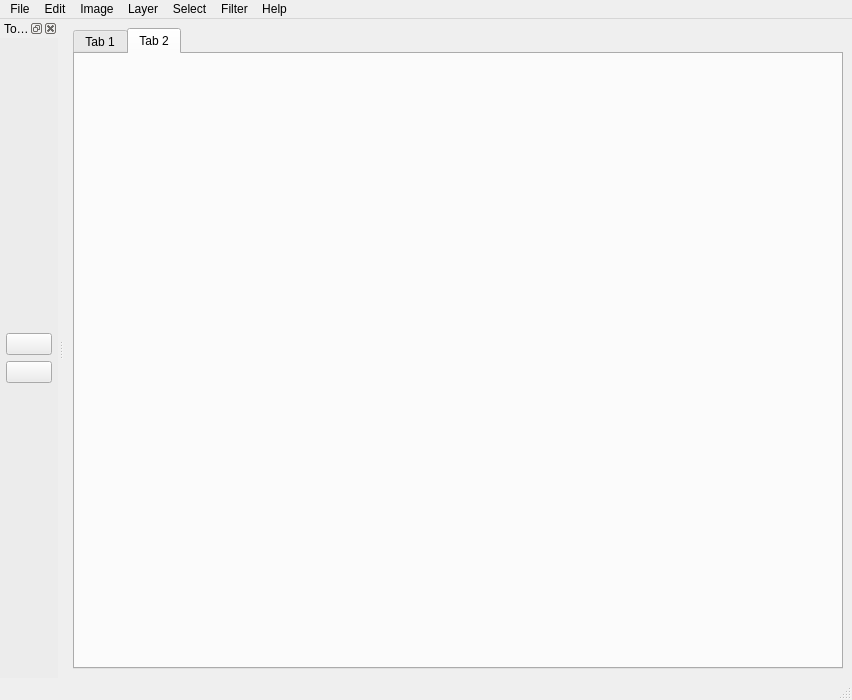
<?xml version="1.0" encoding="UTF-8"?>
<ui version="4.0">
 <class>MainWindow</class>
 <widget class="QMainWindow" name="MainWindow">
  <property name="geometry">
   <rect>
    <x>0</x>
    <y>0</y>
    <width>852</width>
    <height>700</height>
   </rect>
  </property>
  <property name="windowTitle">
   <string>NeoIMP 1.0.0</string>
  </property>
  <property name="documentMode">
   <bool>false</bool>
  </property>
  <widget class="QWidget" name="centralwidget">
   <layout class="QGridLayout" name="gridLayout_2">
    <item row="0" column="0">
     <widget class="QTabWidget" name="tabWidget">
      <property name="sizePolicy">
       <sizepolicy hsizetype="Expanding" vsizetype="Expanding">
        <horstretch>0</horstretch>
        <verstretch>0</verstretch>
       </sizepolicy>
      </property>
      <property name="maximumSize">
       <size>
        <width>16777215</width>
        <height>16777215</height>
       </size>
      </property>
      <property name="currentIndex">
       <number>1</number>
      </property>
      <widget class="QWidget" name="tab">
       <attribute name="title">
        <string>Tab 1</string>
       </attribute>
      </widget>
      <widget class="QWidget" name="tab_2">
       <attribute name="title">
        <string>Tab 2</string>
       </attribute>
      </widget>
     </widget>
    </item>
   </layout>
  </widget>
  <widget class="QMenuBar" name="menubar">
   <property name="geometry">
    <rect>
     <x>0</x>
     <y>0</y>
     <width>852</width>
     <height>22</height>
    </rect>
   </property>
   <widget class="QMenu" name="menuFile">
    <property name="title">
     <string>File</string>
    </property>
    <addaction name="action_New"/>
    <addaction name="action_Open"/>
    <addaction name="separator"/>
    <addaction name="actionE_xit"/>
   </widget>
   <widget class="QMenu" name="menuEdit">
    <property name="title">
     <string>Edit</string>
    </property>
   </widget>
   <widget class="QMenu" name="menuImage">
    <property name="title">
     <string>Image</string>
    </property>
   </widget>
   <widget class="QMenu" name="menuLayer">
    <property name="title">
     <string>Layer</string>
    </property>
   </widget>
   <widget class="QMenu" name="menuFilter">
    <property name="title">
     <string>Filter</string>
    </property>
   </widget>
   <widget class="QMenu" name="menuHelp">
    <property name="title">
     <string>Help</string>
    </property>
   </widget>
   <widget class="QMenu" name="menuSelect">
    <property name="title">
     <string>Select</string>
    </property>
   </widget>
   <addaction name="menuFile"/>
   <addaction name="menuEdit"/>
   <addaction name="menuImage"/>
   <addaction name="menuLayer"/>
   <addaction name="menuSelect"/>
   <addaction name="menuFilter"/>
   <addaction name="menuHelp"/>
  </widget>
  <widget class="QStatusBar" name="statusbar"/>
  <widget class="QDockWidget" name="Toolbar">
   <property name="sizePolicy">
    <sizepolicy hsizetype="Preferred" vsizetype="Minimum">
     <horstretch>0</horstretch>
     <verstretch>0</verstretch>
    </sizepolicy>
   </property>
   <property name="contextMenuPolicy">
    <enum>Qt::ActionsContextMenu</enum>
   </property>
   <property name="styleSheet">
    <string notr="true">background-color: rgb(236, 236, 236);</string>
   </property>
   <property name="floating">
    <bool>false</bool>
   </property>
   <property name="allowedAreas">
    <set>Qt::LeftDockWidgetArea|Qt::RightDockWidgetArea</set>
   </property>
   <property name="windowTitle">
    <string>Tools</string>
   </property>
   <attribute name="dockWidgetArea">
    <number>1</number>
   </attribute>
   <widget class="QWidget" name="ToolbarContents">
    <layout class="QGridLayout" name="gridLayout">
     <property name="leftMargin">
      <number>6</number>
     </property>
     <property name="topMargin">
      <number>6</number>
     </property>
     <property name="rightMargin">
      <number>6</number>
     </property>
     <property name="bottomMargin">
      <number>6</number>
     </property>
     <item row="0" column="1">
      <layout class="QGridLayout" name="gridLayout_3">
       <property name="verticalSpacing">
        <number>6</number>
       </property>
       <item row="0" column="0">
        <widget class="QPushButton" name="SelectButton">
         <property name="text">
          <string/>
         </property>
         <property name="icon">
          <iconset resource="../Resources/Icons.qrc">
           <normaloff>:/icons/Icons/selection.png</normaloff>:/icons/Icons/selection.png</iconset>
         </property>
        </widget>
       </item>
       <item row="1" column="0">
        <widget class="QPushButton" name="CageButton">
         <property name="text">
          <string/>
         </property>
         <property name="icon">
          <iconset resource="../Resources/Icons.qrc">
           <normaloff>:/icons/Icons/cage.png</normaloff>:/icons/Icons/cage.png</iconset>
         </property>
        </widget>
       </item>
      </layout>
     </item>
    </layout>
   </widget>
  </widget>
  <action name="actionE_xit">
   <property name="text">
    <string>E&amp;xit</string>
   </property>
  </action>
  <action name="action_New">
   <property name="text">
    <string>&amp;New...</string>
   </property>
   <property name="shortcut">
    <string>Ctrl+N</string>
   </property>
  </action>
  <action name="action_Open">
   <property name="text">
    <string>&amp;Open...</string>
   </property>
   <property name="shortcut">
    <string>Ctrl+O</string>
   </property>
  </action>
 </widget>
 <resources>
  <include location="../Resources/Icons.qrc"/>
 </resources>
 <connections/>
</ui>
